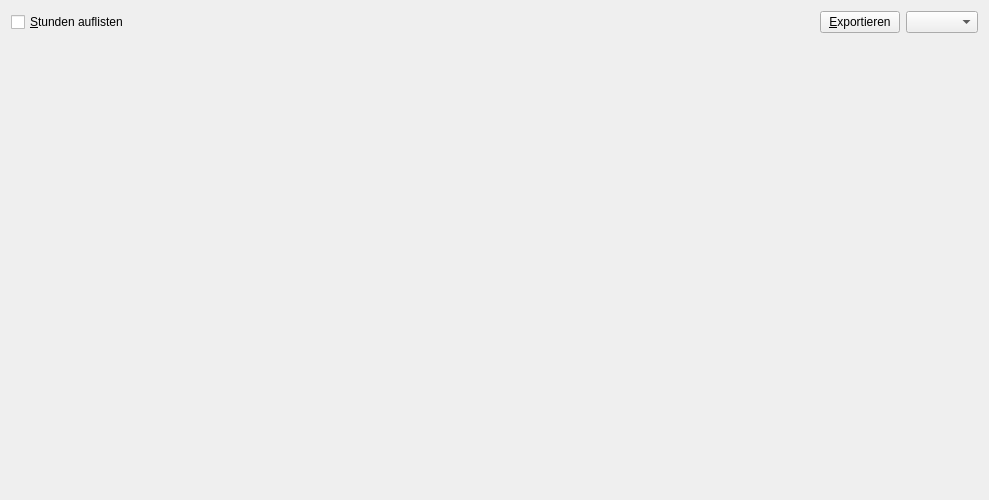
<?xml version="1.0" encoding="UTF-8"?>
<ui version="4.0">
 <class>DurchschnittUmsatzProTag</class>
 <widget class="QWidget" name="DurchschnittUmsatzProTag">
  <property name="geometry">
   <rect>
    <x>0</x>
    <y>0</y>
    <width>989</width>
    <height>500</height>
   </rect>
  </property>
  <property name="windowTitle">
   <string>Durchnschnittlicher Umsatz pro Wochentag</string>
  </property>
  <layout class="QGridLayout" name="gridLayout">
   <item row="1" column="0">
    <layout class="QVBoxLayout" name="verticalLayout">
     <item>
      <layout class="QHBoxLayout" name="horizontalLayout">
       <item>
        <widget class="QCheckBox" name="checkBox_listHours">
         <property name="text">
          <string>&amp;Stunden auflisten</string>
         </property>
        </widget>
       </item>
       <item>
        <spacer name="horizontalSpacer">
         <property name="orientation">
          <enum>Qt::Horizontal</enum>
         </property>
         <property name="sizeHint" stdset="0">
          <size>
           <width>40</width>
           <height>20</height>
          </size>
         </property>
        </spacer>
       </item>
       <item>
        <widget class="QPushButton" name="pushButton_export">
         <property name="text">
          <string>&amp;Exportieren</string>
         </property>
        </widget>
       </item>
       <item>
        <widget class="QComboBox" name="comboBox_period"/>
       </item>
      </layout>
     </item>
     <item>
      <widget class="ReportTextViewWidget" name="textView" native="true"/>
     </item>
    </layout>
   </item>
  </layout>
 </widget>
 <customwidgets>
  <customwidget>
   <class>ReportTextViewWidget</class>
   <extends>QWidget</extends>
   <header>reports.reportTextViewWidget</header>
   <container>1</container>
  </customwidget>
 </customwidgets>
 <resources/>
 <connections/>
</ui>
